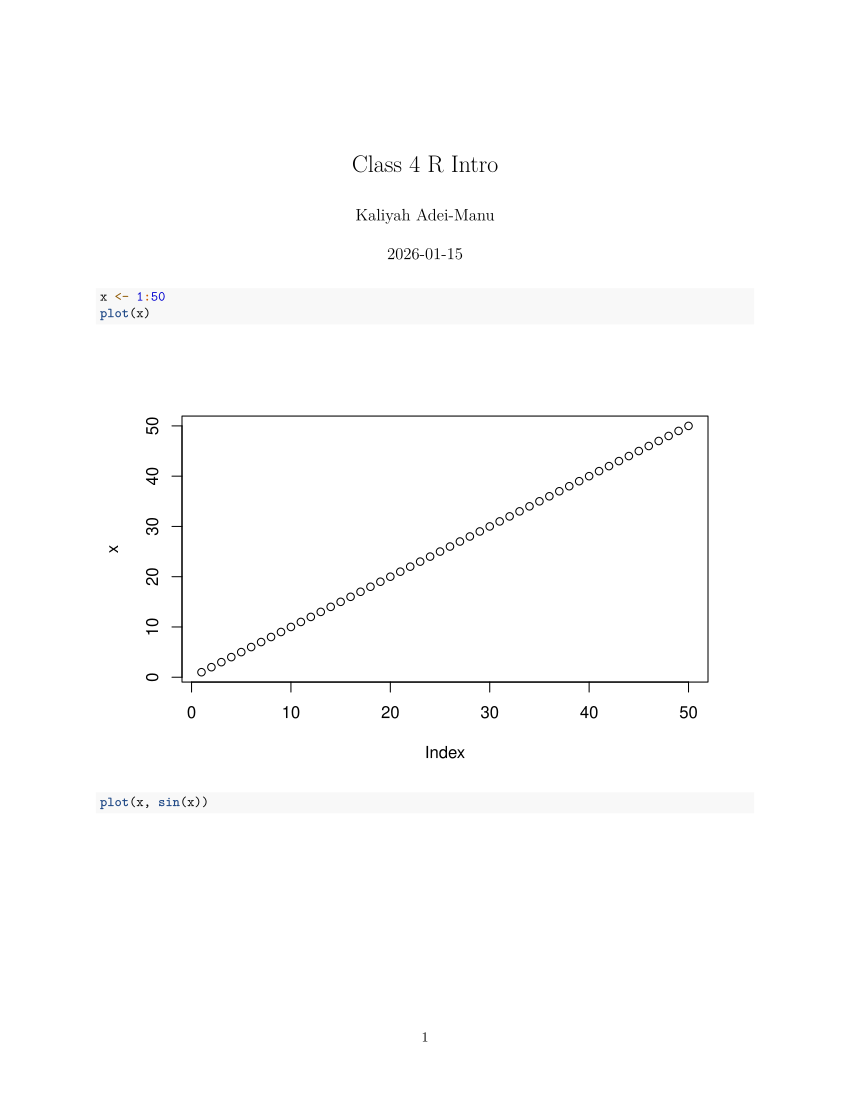

This chart was generated by the following R code:
#' ---
#' title: "Class 4 R Intro"
#' author: "Kaliyah Adei-Manu"
#' ---

x <- 1:50
plot(x)
plot(x, sin(x))
plot(x, sin(x), typ="l", col="blue",lwd=2)

log(10, base = 10)
()
